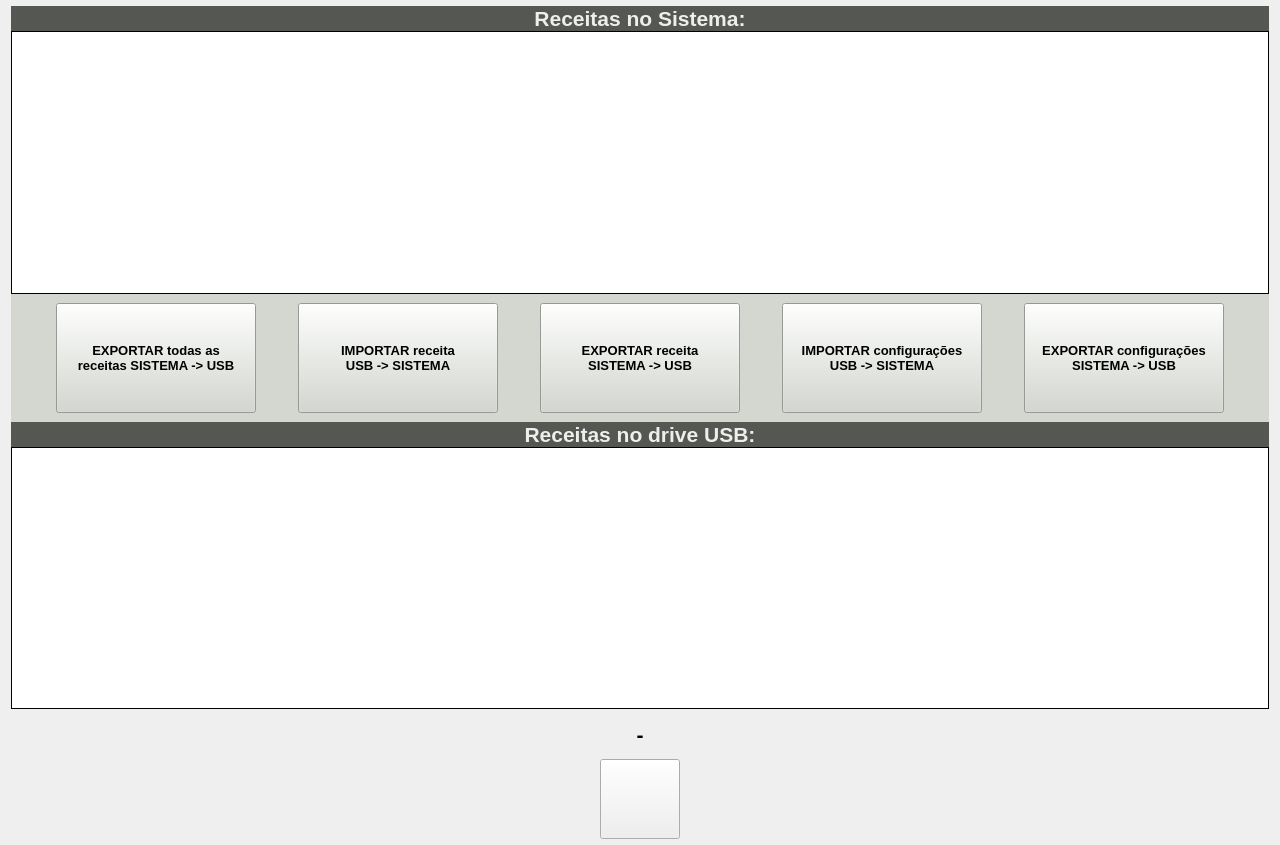
<?xml version="1.0" encoding="UTF-8"?>
<ui version="4.0">
 <class>FormUsbExport</class>
 <widget class="QWidget" name="FormUsbExport">
  <property name="geometry">
   <rect>
    <x>0</x>
    <y>0</y>
    <width>1280</width>
    <height>845</height>
   </rect>
  </property>
  <property name="windowTitle">
   <string>Form</string>
  </property>
  <layout class="QVBoxLayout" name="verticalLayout">
   <property name="spacing">
    <number>0</number>
   </property>
   <property name="topMargin">
    <number>6</number>
   </property>
   <property name="bottomMargin">
    <number>6</number>
   </property>
   <item>
    <widget class="QLabel" name="label_5">
     <property name="font">
      <font>
       <pointsize>16</pointsize>
       <weight>75</weight>
       <bold>true</bold>
      </font>
     </property>
     <property name="styleSheet">
      <string notr="true">background-color: rgb(85, 87, 83);
color: rgb(238, 238, 236);</string>
     </property>
     <property name="text">
      <string>Receitas no Sistema:</string>
     </property>
     <property name="alignment">
      <set>Qt::AlignCenter</set>
     </property>
    </widget>
   </item>
   <item>
    <widget class="QListWidget" name="lst_local">
     <property name="font">
      <font>
       <pointsize>20</pointsize>
       <weight>75</weight>
       <bold>true</bold>
      </font>
     </property>
     <property name="frameShape">
      <enum>QFrame::Box</enum>
     </property>
     <property name="frameShadow">
      <enum>QFrame::Plain</enum>
     </property>
     <property name="lineWidth">
      <number>1</number>
     </property>
     <property name="alternatingRowColors">
      <bool>true</bool>
     </property>
     <property name="selectionMode">
      <enum>QAbstractItemView::SingleSelection</enum>
     </property>
     <property name="selectionBehavior">
      <enum>QAbstractItemView::SelectRows</enum>
     </property>
     <property name="iconSize">
      <size>
       <width>100</width>
       <height>100</height>
      </size>
     </property>
     <property name="spacing">
      <number>16</number>
     </property>
     <property name="viewMode">
      <enum>QListView::ListMode</enum>
     </property>
     <property name="sortingEnabled">
      <bool>true</bool>
     </property>
    </widget>
   </item>
   <item>
    <widget class="QFrame" name="frame">
     <property name="styleSheet">
      <string notr="true">background-color: rgb(211, 215, 207);</string>
     </property>
     <layout class="QHBoxLayout" name="horizontalLayout_5">
      <property name="topMargin">
       <number>9</number>
      </property>
      <property name="bottomMargin">
       <number>9</number>
      </property>
      <item>
       <spacer name="horizontalSpacer_5">
        <property name="orientation">
         <enum>Qt::Horizontal</enum>
        </property>
        <property name="sizeHint" stdset="0">
         <size>
          <width>40</width>
          <height>20</height>
         </size>
        </property>
       </spacer>
      </item>
      <item>
       <widget class="ButtonBeR" name="btn_to_usb_all">
        <property name="minimumSize">
         <size>
          <width>200</width>
          <height>110</height>
         </size>
        </property>
        <property name="maximumSize">
         <size>
          <width>200</width>
          <height>110</height>
         </size>
        </property>
        <property name="font">
         <font>
          <pointsize>10</pointsize>
          <weight>75</weight>
          <bold>true</bold>
         </font>
        </property>
        <property name="text">
         <string>EXPORTAR todas as
receitas SISTEMA -&gt; USB</string>
        </property>
        <property name="icon">
         <iconset resource="../res/icons.qrc">
          <normaloff>:/icons/recipe_export.png</normaloff>:/icons/recipe_export.png</iconset>
        </property>
        <property name="iconSize">
         <size>
          <width>24</width>
          <height>32</height>
         </size>
        </property>
        <property name="bgIcon">
         <iconset resource="../res/icons.qrc">
          <normaloff>:/icons/bt-blank.png</normaloff>
          <normalon>:/icons/bt-blank_pressed.png</normalon>:/icons/bt-blank.png</iconset>
        </property>
        <property name="bgIconSize">
         <size>
          <width>80</width>
          <height>80</height>
         </size>
        </property>
       </widget>
      </item>
      <item>
       <spacer name="horizontalSpacer_6">
        <property name="orientation">
         <enum>Qt::Horizontal</enum>
        </property>
        <property name="sizeHint" stdset="0">
         <size>
          <width>40</width>
          <height>20</height>
         </size>
        </property>
       </spacer>
      </item>
      <item>
       <widget class="ButtonBeR" name="btn_from_usb">
        <property name="minimumSize">
         <size>
          <width>200</width>
          <height>110</height>
         </size>
        </property>
        <property name="maximumSize">
         <size>
          <width>200</width>
          <height>110</height>
         </size>
        </property>
        <property name="font">
         <font>
          <pointsize>10</pointsize>
          <weight>75</weight>
          <bold>true</bold>
         </font>
        </property>
        <property name="text">
         <string>IMPORTAR receita
USB -&gt; SISTEMA</string>
        </property>
        <property name="icon">
         <iconset resource="../res/icons.qrc">
          <normaloff>:/icons/recipe_import.png</normaloff>:/icons/recipe_import.png</iconset>
        </property>
        <property name="iconSize">
         <size>
          <width>24</width>
          <height>32</height>
         </size>
        </property>
        <property name="bgIcon">
         <iconset resource="../res/icons.qrc">
          <normaloff>:/icons/bt-blank.png</normaloff>
          <normalon>:/icons/bt-blank_pressed.png</normalon>:/icons/bt-blank.png</iconset>
        </property>
        <property name="bgIconSize">
         <size>
          <width>80</width>
          <height>80</height>
         </size>
        </property>
       </widget>
      </item>
      <item>
       <spacer name="horizontalSpacer_9">
        <property name="orientation">
         <enum>Qt::Horizontal</enum>
        </property>
        <property name="sizeHint" stdset="0">
         <size>
          <width>40</width>
          <height>20</height>
         </size>
        </property>
       </spacer>
      </item>
      <item>
       <widget class="ButtonBeR" name="btn_to_usb">
        <property name="minimumSize">
         <size>
          <width>200</width>
          <height>110</height>
         </size>
        </property>
        <property name="maximumSize">
         <size>
          <width>200</width>
          <height>110</height>
         </size>
        </property>
        <property name="font">
         <font>
          <pointsize>10</pointsize>
          <weight>75</weight>
          <bold>true</bold>
         </font>
        </property>
        <property name="text">
         <string>EXPORTAR receita
SISTEMA -&gt; USB</string>
        </property>
        <property name="icon">
         <iconset resource="../res/icons.qrc">
          <normaloff>:/icons/recipe_export.png</normaloff>:/icons/recipe_export.png</iconset>
        </property>
        <property name="iconSize">
         <size>
          <width>24</width>
          <height>32</height>
         </size>
        </property>
        <property name="bgIcon">
         <iconset resource="../res/icons.qrc">
          <normaloff>:/icons/bt-blank.png</normaloff>
          <normalon>:/icons/bt-blank_pressed.png</normalon>:/icons/bt-blank.png</iconset>
        </property>
        <property name="bgIconSize">
         <size>
          <width>80</width>
          <height>80</height>
         </size>
        </property>
       </widget>
      </item>
      <item>
       <spacer name="horizontalSpacer_7">
        <property name="orientation">
         <enum>Qt::Horizontal</enum>
        </property>
        <property name="sizeHint" stdset="0">
         <size>
          <width>40</width>
          <height>20</height>
         </size>
        </property>
       </spacer>
      </item>
      <item>
       <widget class="ButtonBeR" name="btn_config_from_usb">
        <property name="minimumSize">
         <size>
          <width>200</width>
          <height>110</height>
         </size>
        </property>
        <property name="maximumSize">
         <size>
          <width>200</width>
          <height>110</height>
         </size>
        </property>
        <property name="font">
         <font>
          <pointsize>10</pointsize>
          <weight>75</weight>
          <bold>true</bold>
         </font>
        </property>
        <property name="text">
         <string>IMPORTAR configurações
USB -&gt; SISTEMA</string>
        </property>
        <property name="icon">
         <iconset resource="../res/icons.qrc">
          <normaloff>:/icons/config_import.png</normaloff>:/icons/config_import.png</iconset>
        </property>
        <property name="iconSize">
         <size>
          <width>32</width>
          <height>32</height>
         </size>
        </property>
        <property name="bgIcon">
         <iconset resource="../res/icons.qrc">
          <normaloff>:/icons/bt-blank.png</normaloff>
          <normalon>:/icons/bt-blank_pressed.png</normalon>:/icons/bt-blank.png</iconset>
        </property>
        <property name="bgIconSize">
         <size>
          <width>80</width>
          <height>80</height>
         </size>
        </property>
       </widget>
      </item>
      <item>
       <spacer name="horizontalSpacer_8">
        <property name="orientation">
         <enum>Qt::Horizontal</enum>
        </property>
        <property name="sizeHint" stdset="0">
         <size>
          <width>40</width>
          <height>20</height>
         </size>
        </property>
       </spacer>
      </item>
      <item>
       <widget class="ButtonBeR" name="btn_config_to_usb">
        <property name="minimumSize">
         <size>
          <width>200</width>
          <height>110</height>
         </size>
        </property>
        <property name="maximumSize">
         <size>
          <width>200</width>
          <height>110</height>
         </size>
        </property>
        <property name="font">
         <font>
          <pointsize>10</pointsize>
          <weight>75</weight>
          <bold>true</bold>
         </font>
        </property>
        <property name="text">
         <string>EXPORTAR configurações
SISTEMA -&gt; USB</string>
        </property>
        <property name="icon">
         <iconset resource="../res/icons.qrc">
          <normaloff>:/icons/config_export.png</normaloff>:/icons/config_export.png</iconset>
        </property>
        <property name="iconSize">
         <size>
          <width>32</width>
          <height>32</height>
         </size>
        </property>
        <property name="bgIcon">
         <iconset resource="../res/icons.qrc">
          <normaloff>:/icons/bt-blank.png</normaloff>
          <normalon>:/icons/bt-blank_pressed.png</normalon>:/icons/bt-blank.png</iconset>
        </property>
        <property name="bgIconSize">
         <size>
          <width>80</width>
          <height>80</height>
         </size>
        </property>
       </widget>
      </item>
      <item>
       <spacer name="horizontalSpacer_10">
        <property name="orientation">
         <enum>Qt::Horizontal</enum>
        </property>
        <property name="sizeHint" stdset="0">
         <size>
          <width>40</width>
          <height>20</height>
         </size>
        </property>
       </spacer>
      </item>
     </layout>
    </widget>
   </item>
   <item>
    <widget class="QLabel" name="label_6">
     <property name="font">
      <font>
       <pointsize>16</pointsize>
       <weight>75</weight>
       <bold>true</bold>
      </font>
     </property>
     <property name="styleSheet">
      <string notr="true">background-color: rgb(85, 87, 83);
color: rgb(238, 238, 236);</string>
     </property>
     <property name="text">
      <string>Receitas no drive USB:</string>
     </property>
     <property name="alignment">
      <set>Qt::AlignCenter</set>
     </property>
    </widget>
   </item>
   <item>
    <widget class="QListWidget" name="lst_usb">
     <property name="font">
      <font>
       <pointsize>20</pointsize>
       <weight>75</weight>
       <bold>true</bold>
      </font>
     </property>
     <property name="frameShape">
      <enum>QFrame::Box</enum>
     </property>
     <property name="frameShadow">
      <enum>QFrame::Plain</enum>
     </property>
     <property name="lineWidth">
      <number>1</number>
     </property>
     <property name="alternatingRowColors">
      <bool>true</bool>
     </property>
     <property name="selectionMode">
      <enum>QAbstractItemView::SingleSelection</enum>
     </property>
     <property name="selectionBehavior">
      <enum>QAbstractItemView::SelectRows</enum>
     </property>
     <property name="iconSize">
      <size>
       <width>100</width>
       <height>100</height>
      </size>
     </property>
     <property name="spacing">
      <number>16</number>
     </property>
     <property name="viewMode">
      <enum>QListView::ListMode</enum>
     </property>
     <property name="sortingEnabled">
      <bool>true</bool>
     </property>
    </widget>
   </item>
   <item>
    <layout class="QHBoxLayout" name="horizontalLayout" stretch="1">
     <item>
      <widget class="QLabel" name="lbl_usb_device">
       <property name="minimumSize">
        <size>
         <width>0</width>
         <height>50</height>
        </size>
       </property>
       <property name="maximumSize">
        <size>
         <width>16777215</width>
         <height>55</height>
        </size>
       </property>
       <property name="font">
        <font>
         <pointsize>16</pointsize>
         <weight>75</weight>
         <bold>true</bold>
        </font>
       </property>
       <property name="text">
        <string>-</string>
       </property>
       <property name="alignment">
        <set>Qt::AlignCenter</set>
       </property>
      </widget>
     </item>
    </layout>
   </item>
   <item>
    <layout class="QHBoxLayout" name="horizontalLayout_2">
     <item>
      <spacer name="horizontalSpacer">
       <property name="orientation">
        <enum>Qt::Horizontal</enum>
       </property>
       <property name="sizeHint" stdset="0">
        <size>
         <width>40</width>
         <height>20</height>
        </size>
       </property>
      </spacer>
     </item>
     <item>
      <widget class="ButtonBeR" name="btn_return">
       <property name="minimumSize">
        <size>
         <width>80</width>
         <height>80</height>
        </size>
       </property>
       <property name="maximumSize">
        <size>
         <width>80</width>
         <height>80</height>
        </size>
       </property>
       <property name="font">
        <font>
         <pointsize>10</pointsize>
         <weight>75</weight>
         <bold>true</bold>
        </font>
       </property>
       <property name="text">
        <string/>
       </property>
       <property name="icon">
        <iconset>
         <normaloff>:/icons/arrow_backward.png</normaloff>:/icons/arrow_backward.png</iconset>
       </property>
       <property name="iconSize">
        <size>
         <width>24</width>
         <height>24</height>
        </size>
       </property>
       <property name="bgIcon">
        <iconset resource="../res/icons.qrc">
         <normaloff>:/icons/bt-blank.png</normaloff>
         <normalon>:/icons/bt-blank_pressed.png</normalon>:/icons/bt-blank.png</iconset>
       </property>
       <property name="bgIconSize">
        <size>
         <width>80</width>
         <height>80</height>
        </size>
       </property>
      </widget>
     </item>
     <item>
      <spacer name="horizontalSpacer_2">
       <property name="orientation">
        <enum>Qt::Horizontal</enum>
       </property>
       <property name="sizeHint" stdset="0">
        <size>
         <width>40</width>
         <height>20</height>
        </size>
       </property>
      </spacer>
     </item>
    </layout>
   </item>
  </layout>
 </widget>
 <customwidgets>
  <customwidget>
   <class>ButtonBeR</class>
   <extends>QPushButton</extends>
   <header>buttonber.h</header>
  </customwidget>
 </customwidgets>
 <resources>
  <include location="../res/icons.qrc"/>
 </resources>
 <connections/>
</ui>
